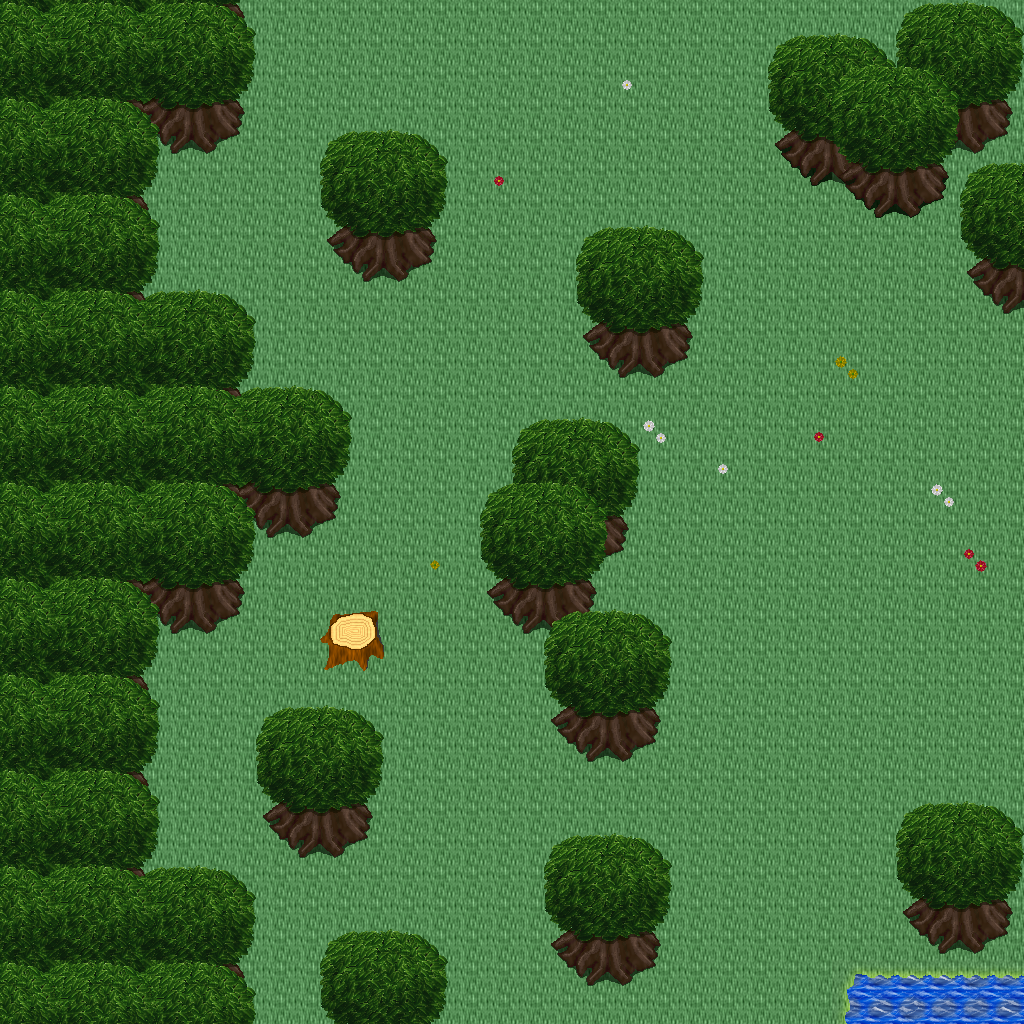

Tiled map render using the project's own tile images. Description and the map definition, with tile-layer contents summarised, below:
An orthogonal 32x32 tile map with 32x32 px tiles, 5 tile layers (Ground, Objects, Objects2, Above, ...), 1 hidden layer not drawn, 42 tilesets.

<map version="1.10" tiledversion="1.11.0" orientation="orthogonal" renderorder="right-down" width="32" height="32" tilewidth="32" tileheight="32" infinite="0" nextlayerid="11" nextobjectid="1">
 <tileset firstgid="1" name="logic_collision" tilewidth="32" tileheight="32" tilecount="1" columns="1">
  <image source="../drawable/logic_collision.png" width="32" height="32" />
 </tileset>
 <tileset firstgid="2" name="building_decoration_orbpedestal" tilewidth="32" tileheight="32" tilecount="2" columns="1">
  <image source="../drawable/building_decoration_orbpedestal.png" width="32" height="64" />
 </tileset>
 <tileset firstgid="4" name="building_decoration_block" tilewidth="32" tileheight="32" tilecount="2" columns="2">
  <image source="../drawable/building_decoration_block.png" width="64" height="32" />
 </tileset>
 <tileset firstgid="6" name="building_decoration_chimney" tilewidth="32" tileheight="32" tilecount="2" columns="1">
  <image source="../drawable/building_decoration_chimney.png" width="32" height="64" />
 </tileset>
 <tileset firstgid="8" name="building_fence_fence_chunky" tilewidth="32" tileheight="32" tilecount="21" columns="3">
  <image source="../drawable/building_fence_fence_chunky.png" width="96" height="224" />
 </tileset>
 <tileset firstgid="29" name="ground_cobbled_paving" tilewidth="32" tileheight="32" tilecount="1" columns="1">
  <image source="../drawable/ground_cobbled_paving.png" width="32" height="32" />
 </tileset>
 <tileset firstgid="30" name="ground_gravel" tilewidth="32" tileheight="32" tilecount="1" columns="1">
  <image source="../drawable/ground_gravel.png" width="32" height="32" />
 </tileset>
 <tileset firstgid="31" name="ground_stone_floors" tilewidth="32" tileheight="32" tilecount="6" columns="3">
  <image source="../drawable/ground_stone_floors.png" width="96" height="64" />
 </tileset>
 <tileset firstgid="37" name="ground_ground" tilewidth="32" tileheight="32" tilecount="33" columns="3">
  <image source="../drawable/ground_ground.png" width="96" height="352" />
 </tileset>
 <tileset firstgid="70" name="plant_bush_hedge" tilewidth="32" tileheight="32" tilecount="35" columns="5">
  <image source="../drawable/plant_bush_hedge.png" width="160" height="224" />
 </tileset>
 <tileset firstgid="105" name="plant_bush_various_small" tilewidth="32" tileheight="32" tilecount="9" columns="3">
  <image source="../drawable/plant_bush_various_small.png" width="96" height="96" />
 </tileset>
 <tileset firstgid="114" name="plant_flower_daisy_blue" tilewidth="32" tileheight="32" tilecount="8" columns="2">
  <image source="../drawable/plant_flower_daisy_blue.png" width="64" height="128" />
 </tileset>
 <tileset firstgid="122" name="plant_flower_daisy_red" tilewidth="32" tileheight="32" tilecount="8" columns="2">
  <image source="../drawable/plant_flower_daisy_red.png" width="64" height="128" />
 </tileset>
 <tileset firstgid="130" name="plant_flower_daisy_white" tilewidth="32" tileheight="32" tilecount="8" columns="2">
  <image source="../drawable/plant_flower_daisy_white.png" width="64" height="128" />
 </tileset>
 <tileset firstgid="138" name="plant_flower_daisy_yellow" tilewidth="32" tileheight="32" tilecount="8" columns="2">
  <image source="../drawable/plant_flower_daisy_yellow.png" width="64" height="128" />
 </tileset>
 <tileset firstgid="146" name="plant_vine_plait" tilewidth="32" tileheight="32" tilecount="9" columns="3">
  <image source="../drawable/plant_vine_plait.png" width="96" height="96" />
 </tileset>
 <tileset firstgid="155" name="furniture_light_iron_lamp" tilewidth="32" tileheight="32" tilecount="3" columns="1">
  <image source="../drawable/furniture_light_iron_lamp.png" width="32" height="96" />
 </tileset>
 <tileset firstgid="158" name="furniture_light_flames" tilewidth="32" tileheight="32" tilecount="6" columns="6">
  <image source="../drawable/furniture_light_flames.png" width="192" height="32" />
 </tileset>
 <tileset firstgid="164" name="ground_grass_corners" tilewidth="32" tileheight="32" tilecount="24" columns="6">
  <image source="../drawable/ground_grass_corners.png" width="192" height="128" />
 </tileset>
 <tileset firstgid="188" name="ground_grass_edges" tilewidth="32" tileheight="32" tilecount="36" columns="12">
  <image source="../drawable/ground_grass_edges.png" width="384" height="96" />
 </tileset>
 <tileset firstgid="224" name="plant_tree_tree_golden_large" tilewidth="32" tileheight="32" tilecount="24" columns="4">
  <image source="../drawable/plant_tree_tree_golden_large.png" width="128" height="192" />
 </tileset>
 <tileset firstgid="248" name="ground_water_dungeon_water" tilewidth="32" tileheight="32" tilecount="30" columns="3">
  <image source="../drawable/ground_water_dungeon_water.png" width="96" height="320" />
 </tileset>
 <tileset firstgid="278" name="plant_indoor_pot_plant_1" tilewidth="32" tileheight="32" tilecount="12" columns="6">
  <image source="../drawable/plant_indoor_pot_plant_1.png" width="192" height="64" />
 </tileset>
 <tileset firstgid="290" name="logic_creature_human_imperial" tilewidth="32" tileheight="32" tilecount="16" columns="8">
  <image source="../drawable/logic_creature_human_imperial.png" width="256" height="64" />
 </tileset>
 <tileset firstgid="306" name="item_statue_metal_and_stone" tilewidth="32" tileheight="32" tilecount="6" columns="3">
  <image source="../drawable/item_statue_metal_and_stone.png" width="96" height="64" />
 </tileset>
 <tileset firstgid="312" name="item_statue_grey_stone" tilewidth="32" tileheight="32" tilecount="4" columns="2">
  <image source="../drawable/item_statue_grey_stone.png" width="64" height="64" />
 </tileset>
 <tileset firstgid="316" name="building_castle" tilewidth="32" tileheight="32" tilecount="320" columns="20">
  <image source="../drawable/building_castle.png" width="640" height="512" />
 </tileset>
 <tileset firstgid="636" name="building_church" tilewidth="32" tileheight="32" tilecount="56" columns="8">
  <image source="../drawable/building_church.png" width="256" height="224" />
 </tileset>
 <tileset firstgid="692" name="item_pot_pot_golden" tilewidth="32" tileheight="32" tilecount="4" columns="4">
  <image source="../drawable/item_pot_pot_golden.png" width="128" height="32" />
 </tileset>
 <tileset firstgid="696" name="furniture_table_bench" tilewidth="32" tileheight="32" tilecount="3" columns="3">
  <image source="../drawable/furniture_table_bench.png" width="96" height="32" />
 </tileset>
 <tileset firstgid="699" name="item_statue_green_stone" tilewidth="32" tileheight="32" tilecount="12" columns="4">
  <image source="../drawable/item_statue_green_stone.png" width="128" height="96" />
 </tileset>
 <tileset firstgid="711" name="item_statue_green_stone_2" tilewidth="32" tileheight="32" tilecount="6" columns="2">
  <image source="../drawable/item_statue_green_stone_2.png" width="64" height="96" />
 </tileset>
 <tileset firstgid="717" name="plant_bush_hosta" tilewidth="32" tileheight="32" tilecount="9" columns="3">
  <image source="../drawable/plant_bush_hosta.png" width="96" height="96" />
 </tileset>
 <tileset firstgid="726" name="plant_tree_tree_green" tilewidth="32" tileheight="32" tilecount="88" columns="8">
  <image source="../drawable/plant_tree_tree_green.png" width="256" height="352" />
 </tileset>
 <tileset firstgid="814" name="item_banners_flag" tilewidth="32" tileheight="32" tilecount="12" columns="3">
  <image source="../drawable/item_banners_flag.png" width="96" height="128" />
 </tileset>
 <tileset firstgid="826" name="furniture_table_long_front_on" tilewidth="32" tileheight="32" tilecount="3" columns="1">
  <image source="../drawable/furniture_table_long_front_on.png" width="32" height="96" />
 </tileset>
 <tileset firstgid="829" name="item_flagpole" tilewidth="32" tileheight="32" tilecount="3" columns="1">
  <image source="../drawable/item_flagpole.png" width="32" height="96" />
 </tileset>
 <tileset firstgid="832" name="logic_portal" tilewidth="32" tileheight="32" tilecount="24" columns="8">
  <image source="../drawable/logic_portal.png" width="256" height="96" />
 </tileset>
 <tileset firstgid="856" name="logic_creature_animal" tilewidth="32" tileheight="32" tilecount="32" columns="8">
  <image source="../drawable/logic_creature_animal.png" width="256" height="128" />
 </tileset>
 <tileset firstgid="888" name="plant_tree_spruce" tilewidth="32" tileheight="32" tilecount="6" columns="2">
  <image source="../drawable/plant_tree_spruce.png" width="64" height="96" />
 </tileset>
 <tileset firstgid="894" name="light_light_5x5" tilewidth="32" tileheight="32" tilecount="25" columns="5">
  <image source="../drawable/light_light_5x5.png" width="160" height="160" />
 </tileset>
 <tileset firstgid="919" name="plant_stump_stump_brown" tilewidth="32" tileheight="32" tilecount="4" columns="2">
  <image source="../drawable/plant_stump_stump_brown.png" width="64" height="64" />
 </tileset>
 <layer id="1" name="Ground" width="32" height="32">
  <data>[1024 cells, 1024 non-empty, 4 distinct tile ids]</data>
 </layer>
 <layer id="2" name="Objects" width="32" height="32">
  <data>[1024 cells, 172 non-empty, 27 distinct tile ids]</data>
 </layer>
 <layer id="3" name="Objects2" width="32" height="32">
  <data>[1024 cells, 14 non-empty, 8 distinct tile ids]</data>
 </layer>
 <layer id="4" name="Above" width="32" height="32">
  <data>[1024 cells, 346 non-empty, 22 distinct tile ids]</data>
 </layer>
 <layer id="5" name="Above2" width="32" height="32">
  <data>[1024 cells, 24 non-empty, 12 distinct tile ids]</data>
 </layer>
 <layer id="6" name="Walkable" width="32" height="32" visible="0">
  <data>[1024 cells, 308 non-empty, 1 distinct tile ids]</data>
 </layer>
 <objectgroup id="7" name="Mapevents" />
 <objectgroup id="8" name="Spawn" />
 <objectgroup id="9" name="Keys" />
 <objectgroup id="10" name="Replace" />
</map>
